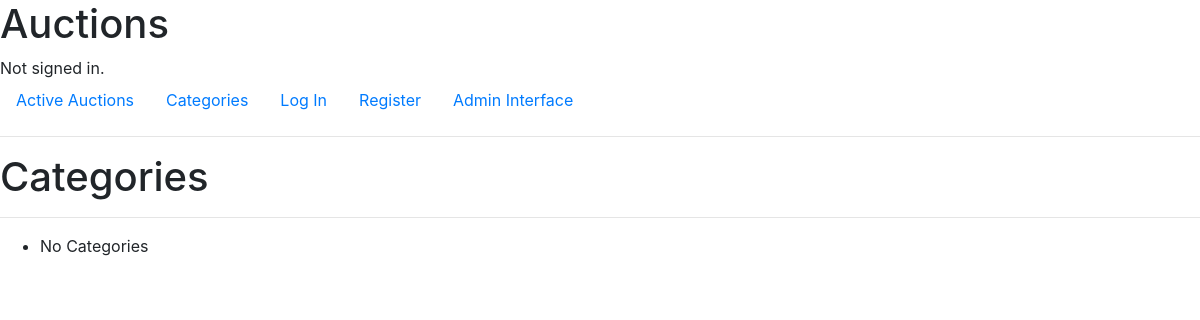
The page /categories on the database as committed earlier.
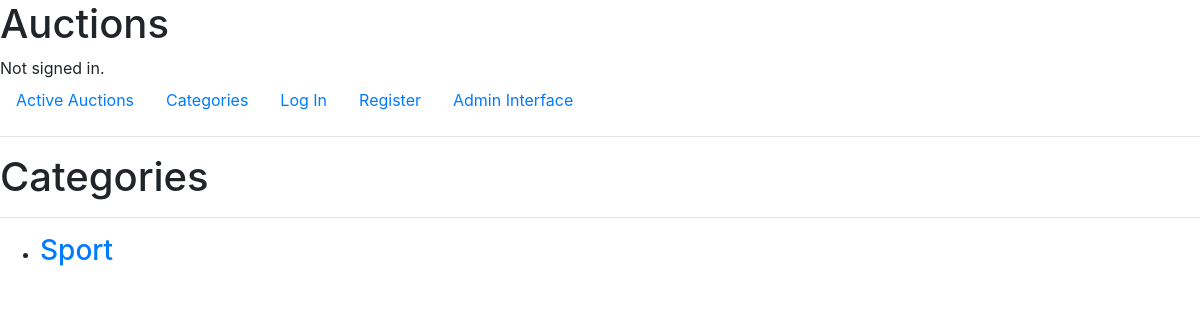
The same page on the database as committed later.
### auctions/models.py (models this page shows)
class Category(models.Model):
    name =  models.CharField(max_length=64)
    def __str__(self):
        return f"{self.name}"

### auctions/views.py (the view)
# urls.py: path("categories", views.categories_view, name="categories"),
def categories_view(request):
    if request.method == "GET":
        categories = Category.objects.all()
        return render(request, "auctions/categories.html", {
            "categories": categories
        })

### auctions/templates/auctions/categories.html (shortened to what this page needs)
{% extends "auctions/layout.html" %}
{% block body %}
    <h1>Categories</h1>
    <hr>
    <ul>
        {% for category in categories %}
            <li><h3><a href="{% url 'auctions:category_auctions' category %}">{{ category }}</a></h3></li>
        {% empty %}
            <li>No Categories</li>
        {% endfor %}
    </ul>
{% endblock %}

### auctions/templates/auctions/layout.html (shortened to what this page needs)
{% load static %}
<!DOCTYPE html>
<html lang="en">
    <head>
        <link rel="stylesheet" href="https://stackpath.bootstrapcdn.com/bootstrap/4.4.1/css/bootstrap.min.css">
        <link rel="stylesheet" href="{% static 'auctions/styles.css' %}">
    </head>
    <body>
        <h1>Auctions</h1>
        <div>
            {% if user.is_authenticated %}
                Signed in as <strong>{{ user.username }}</strong>.
            {% else %}
                Not signed in.
            {% endif %}
        </div>
        <ul class="nav">
            <li class="nav-item">
                <a class="nav-link" href="{% url 'auctions:index' %}">Active Auctions</a>
            </li>
            <li class="nav-item">
                <a class="nav-link" href="{% url 'auctions:categories' %}">Categories</a>
            </li>
            {% if user.is_authenticated %}
                <li class="nav-item">
                    <a class="nav-link" href="{% url 'auctions:watchlist' %}">Watchlist ({{ user.watchlist_auctions.all|length }})</a>
                </li>
                <li class="nav-item">
                    <a class="nav-link" href="{% url 'auctions:create_auction' %}">Create Auction</a>
                </li>
                <li class="nav-item">
                    <a class="nav-link" href="{% url 'auctions:logout' %}">Log Out</a>
                </li>
            {% else %}
                <li class="nav-item">
                    <a class="nav-link" href="{% url 'auctions:login' %}">Log In</a>
                </li>
                <li class="nav-item">
                    <a class="nav-link" href="{% url 'auctions:register' %}">Register</a>
                </li>
            {% endif %}
            <li class="nav-item">
                <a class="nav-link" href="{% url 'admin:index' %}">Admin Interface</a>
            </li>
        </ul>
        <hr>
        {% block body %}
        {% endblock %}
    </body>
</html>

Rows that differ between the two databases and show on the page:
added Category: name "Sport"
Other text that changed with them:
text no longer shown: "No Categories"
